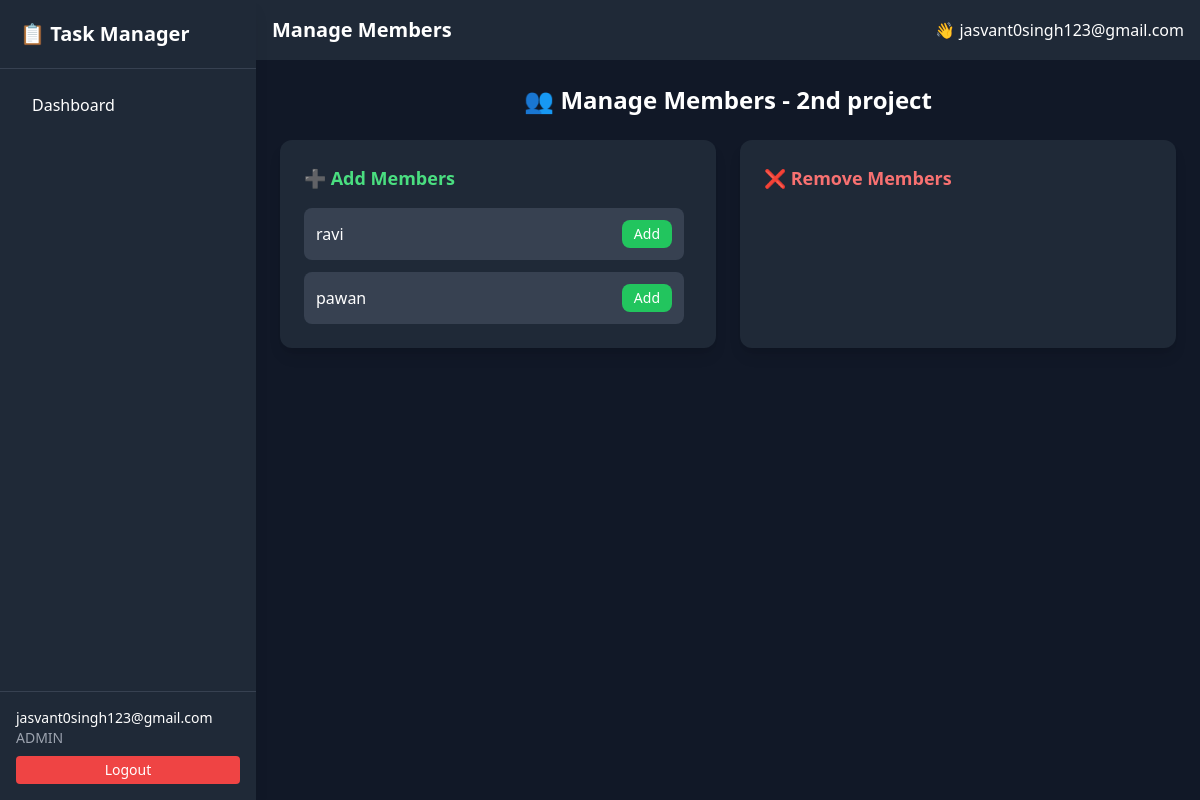
/project/4/members/ (signed in), run on the app's committed database.
### app/models.py (models this page shows, shortened)
class User(AbstractUser):
    ROLE_CHOICES = (
        ('ADMIN', 'Admin'),
        ('MEMBER', 'Member'),
    )
    role = models.CharField(max_length=10, choices=ROLE_CHOICES, default='MEMBER')

class Project(models.Model):
    name = models.CharField(max_length=255)
    description = models.TextField(blank=True)
    created_by = models.ForeignKey(User, on_delete=models.CASCADE, related_name='created_projects')
    members = models.ManyToManyField(User, related_name='projects')
    created_at = models.DateTimeField(auto_now_add=True)

### app/views.py (the view, shortened to what this page needs)
# urls.py: path('project/<int:project_id>/members/', manage_members, name="manage_members"),
@login_required
def manage_members(request, project_id):
    project = Project.objects.get(id=project_id)
    if request.user != project.created_by:
        return redirect("dashboard")
    users = User.objects.exclude(id=request.user.id)
    return render(request, "manage_members.html", {
        "project": project,
        "users": users
    })

### app/templates/manage_members.html (shortened to what this page needs)
{% extends "base.html" %}
{% block page_title %}Manage Members{% endblock %}
{% block content %}
<div class="max-w-5xl mx-auto">
    <h2 class="text-2xl font-bold mb-6 text-center">
        👥 Manage Members - {{ project.name }}
    </h2>
    <div class="grid md:grid-cols-2 gap-6">
        <div class="bg-gray-800 p-6 rounded-xl shadow-lg">
            <h3 class="text-lg font-semibold mb-4 text-green-400">
                ➕ Add Members
            </h3>
            <div class="space-y-3 max-h-[400px] overflow-y-auto pr-2">
                {% for user in users %}
                    {% if user not in project.members.all %}
                    <form method="POST" class="flex justify-between items-center bg-gray-700 p-3 rounded-lg hover:bg-gray-600 transition">
                        <span class="font-medium">
                            {{ user.username }}
                        </span>
                        <button class="bg-green-500 hover:bg-green-600 px-3 py-1 rounded-lg text-sm">
                            Add
                        </button>
                    </form>
                    {% endif %}
                {% empty %}
                    <p class="text-gray-400">No users available</p>
                {% endfor %}
            </div>
        </div>
        <div class="bg-gray-800 p-6 rounded-xl shadow-lg">
            <h3 class="text-lg font-semibold mb-4 text-red-400">
                ❌ Remove Members
            </h3>
        </div>
    </div>
</div>
{% endblock %}

### app/templates/base.html (shortened to what this page needs)
{% load static tailwind_tags %}
<!DOCTYPE html>
<html lang="en">
<head>
    {% tailwind_css %}
</head>
<body x-data="{ sidebarOpen: false }" class="bg-gray-900 text-white">
<aside
    :class="sidebarOpen ? 'translate-x-0' : '-translate-x-full'"
    class="fixed md:translate-x-0 transform top-0 left-0 w-64 h-screen
           bg-gray-800 shadow-lg z-50 flex flex-col
           transition-transform duration-300">
    <div class="p-5 border-b border-gray-700">
        <h1 class="text-xl font-bold">📋 Task Manager</h1>
    </div>
    <nav class="flex-1 p-4 space-y-2">
        <a href="/dashboard/" class="block px-4 py-2 rounded hover:bg-gray-700">
            Dashboard
        </a>
    </nav>
    <div class="p-4 border-t border-gray-700 text-sm">
        <p>{{ request.user.username }}</p>
        <p class="text-gray-400">{{ request.user.role }}</p>
        <form method="post" action="{% url 'logout' %}">
            <button class="mt-2 bg-red-500 px-3 py-1 rounded w-full">
                Logout
            </button>
        </form>
    </div>
</aside>
<main class="md:ml-64 min-h-screen">
    <header class="bg-gray-800 p-4 flex justify-between items-center">
        <h2 class="text-xl font-bold">
            {% block page_title %}{% endblock %}
        </h2>
        <div>
            👋 {{ request.user.username }}
        </div>
    </header>
    <div class="p-6">
        {% block content %}{% endblock %}
    </div>
</main>
</body>
</html>

### data on the page
User: user.username "jasvant0singh123@gmail.com", user.role "ADMIN"
Project: name "2nd project"
User: username "ravi"
User: username "pawan"
